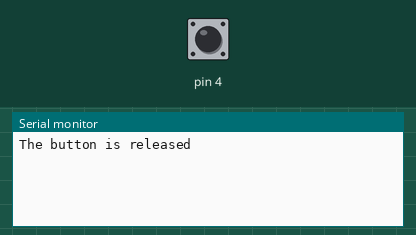
Simulated run of this sketch. Board: Arduino Uno, built with avr-gcc and run on an emulated ATmega328P. Shown: the last lines printed to the serial monitor. The test bench sets the inputs (shaded band); at power-on: pin 4 HIGH.

Above: at 1.2 s.
1.3 s: pin 4 pulled LOW for 0.15 s
At 1.43 s:
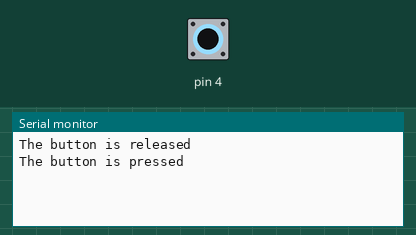
At 1.9 s:
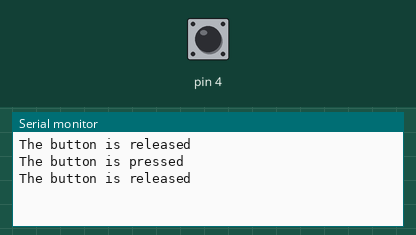

The sketch:

toggle.ino
```cpp
int laststate= LOW;
int currentstate;

void setup() {
  // put your setup code here, to run once:
// initialize serial communication at 9600 bits per second:
  Serial.begin(9600);
pinMode(4, INPUT_PULLUP);


}

void loop() {
  // put your main code here, to run repeatedly:

currentstate = digitalRead(4);

if( laststate == HIGH && currentstate == LOW)
{
  Serial.println("The button is pressed");
}
 if( laststate == LOW && currentstate == HIGH)
  {
    Serial.println("The button is released");
  }

  laststate = currentstate;
}
```

Measured:
- after the input at 1.3 s, the serial monitor: prints a new line at once (image 1)
